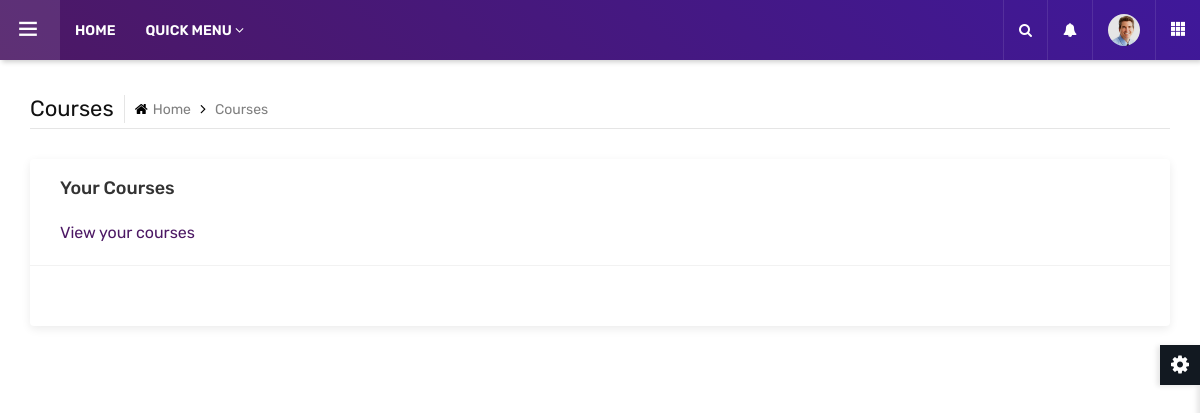
Before: /uni/admin/courses.php with the older database file.
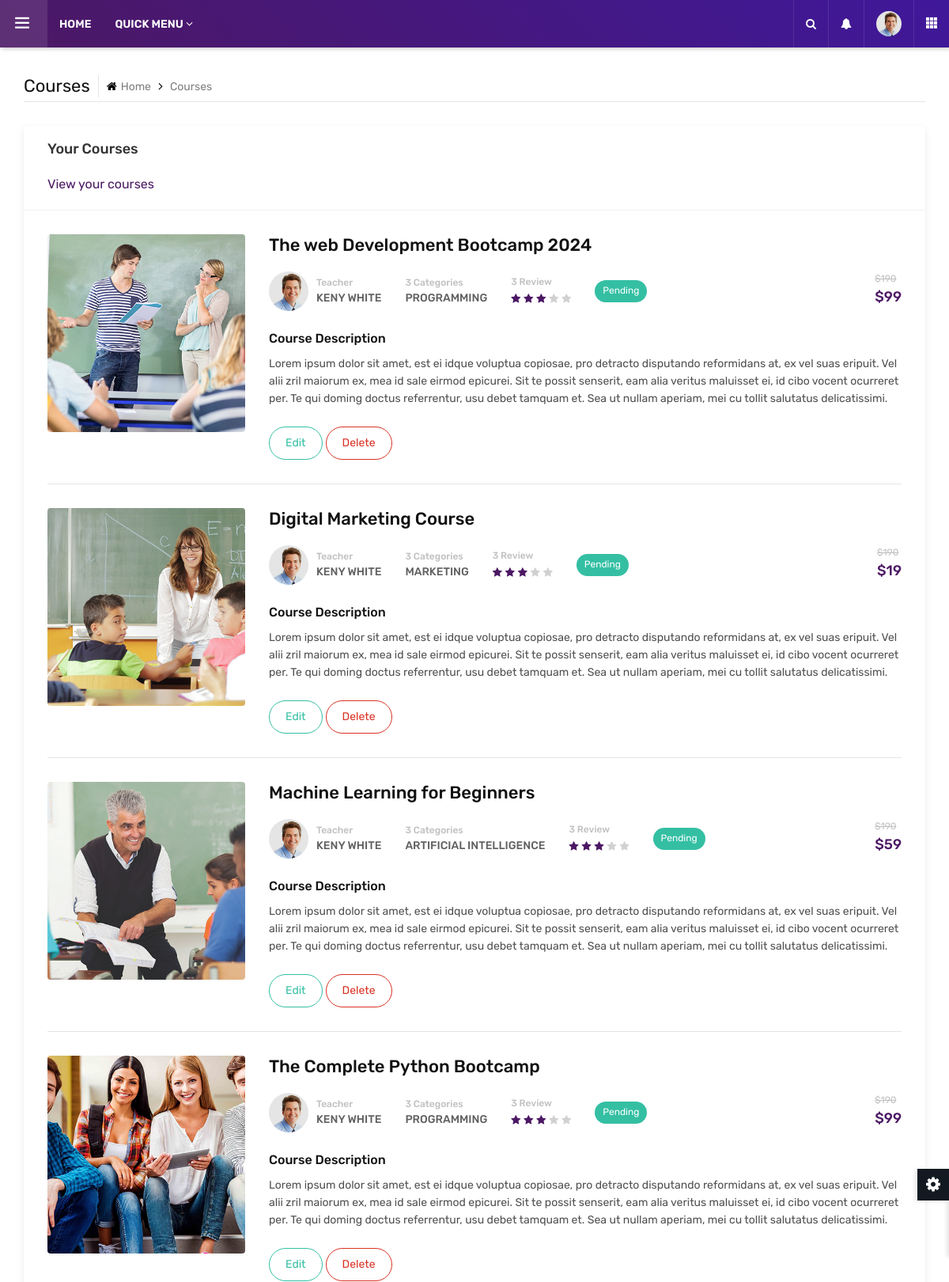
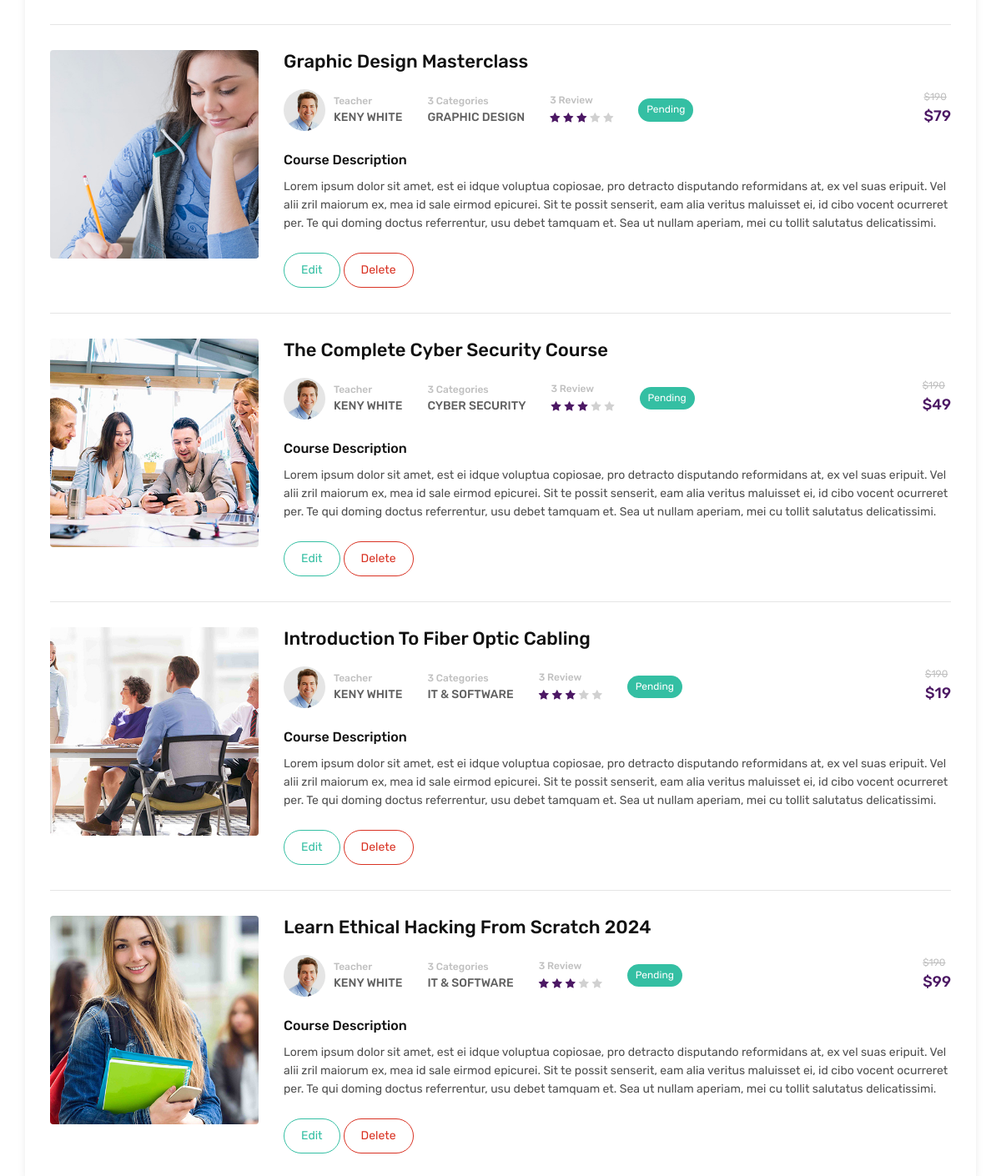
After: the same page with the newer database file (2 pictures, top to bottom).
### tables this page shows
CREATE TABLE `course` (
  `id` int(12) NOT NULL,
  `image` varchar(255) NOT NULL,
  `title` varchar(255) NOT NULL,
  `category` varchar(255) NOT NULL,
  `review` tinyint(5) NOT NULL,
  `price` int(12) NOT NULL
);

### uni/admin/courses.php (the view, shortened to what the changed rows need)
<?php
    include_once('config.php');
    $sql = "SELECT * FROM course";
    $selectCourse = $conn->prepare($sql);
    $selectCourse->execute();
    $courseData = $selectCourse->fetchAll();
?>
<!DOCTYPE html>
<html lang="en">
<head>
	<link rel="stylesheet" type="text/css" href="assets/css/assets.css">
	<link rel="stylesheet" type="text/css" href="assets/vendors/calendar/fullcalendar.css">
	<link rel="stylesheet" type="text/css" href="assets/css/typography.css">
	<link rel="stylesheet" type="text/css" href="assets/css/shortcodes/shortcodes.css">
	<link rel="stylesheet" type="text/css" href="assets/css/style.css">
	<link rel="stylesheet" type="text/css" href="assets/css/dashboard.css">
	<link class="skin" rel="stylesheet" type="text/css" href="assets/css/color/color-1.css">
</head>
<body class="ttr-opened-sidebar ttr-pinned-sidebar">
	<main class="ttr-wrapper">
		<div class="container-fluid">
			<div class="row">
				<div class="col-lg-12 m-b30">
					<div class="widget-box">
						<div class="widget-inner">
    <?php foreach ($courseData as $course) { ?>
    <div class="card-courses-list admin-courses">
        <div class="card-courses-media">
            <img src="assets/images/courses/<?php echo $course['image']; ?>" alt=""/>
        </div>
        <div class="card-courses-full-dec">
            <div class="card-courses-title">
                <h4><?php echo $course['title']; ?></h4>
            </div>
            <div class="card-courses-list-bx">
                <ul class="card-courses-view">
                    <li class="card-courses-user">
                        <div class="card-courses-user-pic">
                            <img src="assets/images/testimonials/pic3.jpg" alt=""/>
                        </div>
                        <div class="card-courses-user-info">
                            <h5>Teacher</h5>
                            <h4>Keny White</h4>
                        </div>
                    </li>
                    <li class="card-courses-categories">
                        <h5>3 Categories</h5>
                        <h4><?php echo $course['category']; ?></h4>
                    </li>
                    <li class="card-courses-review">
                        <h5>3 Review</h5>
                        <ul class="cours-star">
                            <li class="active"><i class="fa fa-star"></i></li>
                            <li class="active"><i class="fa fa-star"></i></li>
                            <li class="active"><i class="fa fa-star"></i></li>
                            <li><i class="fa fa-star"></i></li>
                            <li><i class="fa fa-star"></i></li>
                        </ul>
                    </li>
                    <li class="card-courses-stats">
                        <a href="#" class="btn button-sm green radius-xl">Pending</a>
                    </li>
                    <li class="card-courses-price">
                        <del>$190</del>
                        <h5 class="text-primary">$<?php echo $course['price']; ?></h5>
                    </li>
                </ul>
            </div>
            <div class="row card-courses-dec">
                <div class="col-md-12">
                    <h6 class="m-b10">Course Description</h6>
                    <p>Lorem ipsum dolor sit amet, est ei idque voluptua copiosae, pro detracto disputando reformidans at, ex vel suas eripuit. Vel alii zril maiorum ex, mea id sale eirmod epicurei. Sit te possit senserit, eam alia veritus maluisset ei, id cibo vocent ocurreret per. Te qui doming doctus referrentur, usu debet tamquam et. Sea ut nullam aperiam, mei cu tollit salutatus delicatissimi. </p>
                </div>
                <div class="col-md-12">
                    <a href="/seeu/uni/editCourse.php" class="btn green radius-xl outline">Edit</a>
                    <a href="/seeu/uni/deleteCourse.php" class="btn red outline radius-xl ">Delete</a>
                </div>
            </div>
        </div>
    </div>
    <?php } ?>
</div>
					</div>
				</div>
			</div>
		</div>
	</main>
</body>
</html>

Changed rows visible on the page:
added course: image (picture), title "The web Development Bootcamp 2024", category "PROGRAMMING", price "99"
added course: image (picture), title "Digital Marketing Course", category "MARKETING", price "19"
added course: image (picture), title "Machine Learning for Beginners", category "ARTIFICIAL INTELLIGENCE", price "59"
added course: image (picture), title "The Complete Python Bootcamp", category "PROGRAMMING", price "99"
added course: image (picture), title "Graphic Design Masterclass", category "GRAPHIC DESIGN", price "79"
added course: image (picture), title "The Complete Cyber Security Course", category "CYBER SECURITY", price "49"
added course: image (picture), title "Introduction To Fiber Optic Cabling", category "IT & SOFTWARE", price "19"
added course: image (picture), title "Learn Ethical Hacking From Scratch 2024", category "IT & SOFTWARE", price "99"
